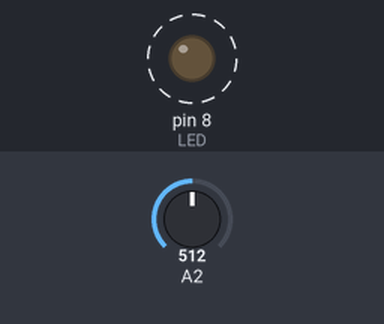
Bench run of a sketch on a simulated Arduino Uno, built with avr-gcc and run on an emulated ATmega328P. Parts: output pins drawn as LEDs (lit = HIGH). Dashed ring = blinking. Inputs (shaded band) come from the test bench; at power-on: A2 = 512.

Above: at 1.8 s.
1.9 s: A2 set to 0
At 2.9 s:
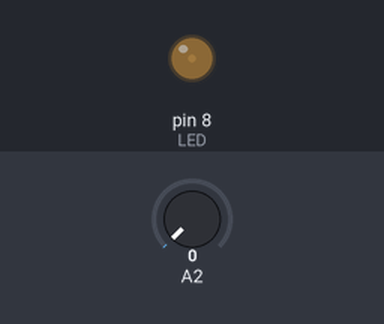
3.6 s: A2 set to 122
At 3.9 s:
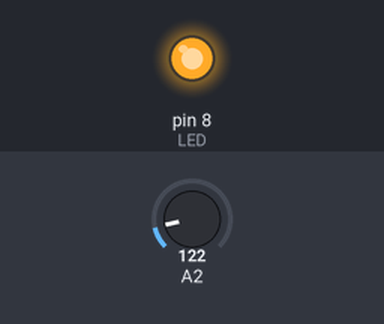
Timing chart, 0 to 13.1 s (numbered marks = the images above; inputs shaded):
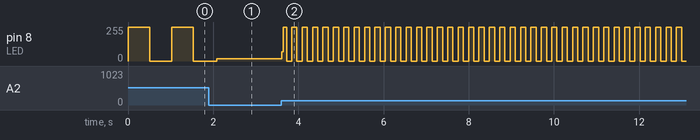

The sketch:

E06A_Rate_Analog_Input.ino
```cpp
// Example 06A: Blink LED at a rate specified by the
// value of the analoge input

const int LED = 8;

int val = 0;

void setup() {
  pinMode(LED, OUTPUT);
}

void loop() {

  val = analogRead(2);

  digitalWrite(LED, HIGH);

  delay(val);

  digitalWrite(LED, LOW);

  delay(val);
}
```

Measured:
- after the input at 3.6 s, pin 8 (LED): 16/255 → 68/255 at once, then moves between 0/255 and 255/255, repeating every 0.24 s
- by itself, pin 8 (LED): alternates 255/255 for 0.51 s and 0/255 for 0.51 s
